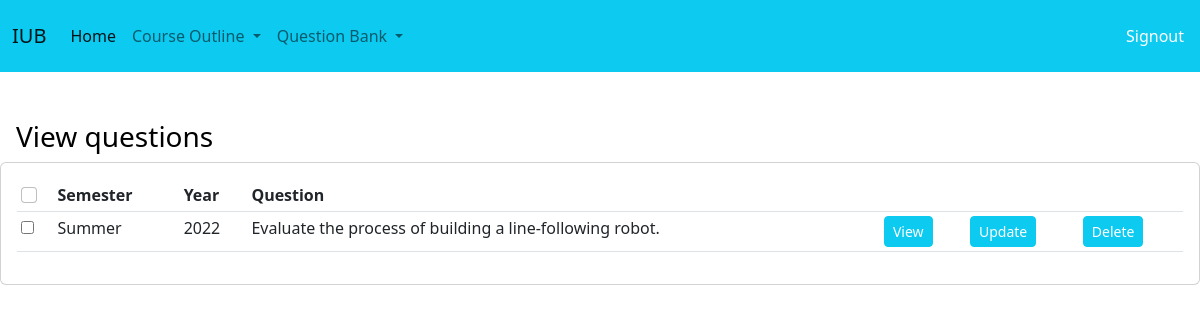
Page /drafts/ on the earlier database version.
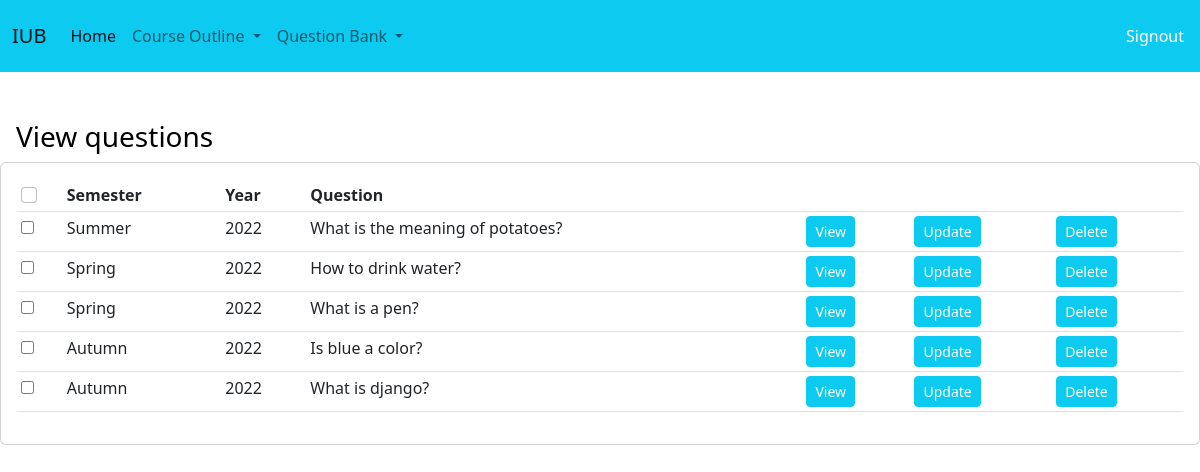
Same page on the later database version.
### bank/models.py (models this page shows)
class Question(models.Model):
    SEMS=(
        ('Summer','Summer'),
        ('Spring','Spring'),
        ('Autumn', 'Autumn')
    )
    semester=models.CharField(max_length=6, choices=SEMS)
    year=models.IntegerField(default=2022)
    duration=models.IntegerField()
    question=models.TextField(max_length=500)
    mark=models.FloatField()
    correctAns=models.TextField(max_length=1000)

### bank/views.py (the view)
# urls.py: path('drafts/', views.drafts,name="drafts_"),
def drafts(request):
    questions=Question.objects.all()
    return render(request, 'bank/viewQuestions.html',{'questions':questions})

### bank/templates/bank/viewQuestions.html (shortened to what this page needs)
{% extends 'bank/base.html' %}
{% block title %}
View questions
{% endblock %}
{% block content %}
    <div class="card card-body">
        <table class="table table-sm">
            <tr>
				<th><input class="form-check-input" type="checkbox" id="selectall"/></th>
                <th>Semester</th>
                <th>Year</th>
                <th>Question</th>
                <th></th>
                <th></th>
				<th></th>
            </tr>
            {% for ques in questions %}
            <tr>
				<td><input type="checkbox" class="checkthis" /></td>
                <td>{{ques.semester}}</td>
                <td>{{ques.year}}</td>
                <td>{{ques.question}}</td>
                <td><a class="btn btn-sm btn-info text-white" href="{% url 'show_Question' ques.id %}">View</a></td>
                <td><a class="btn btn-sm btn-info text-white" href="{% url 'update_Question' ques.id %} ">Update</a></td>
				<td><a class="btn btn-sm btn-info text-white" href="{% url 'delete_Question' ques.id %}">Delete</a></td>
			</tr>
            {% endfor %}
        </table>
    </div>
{% endblock %}

### bank/templates/bank/base.html (shortened to what this page needs)
<!DOCTYPE html>
<html lang="en">
<head>
    {% include 'bank/navbar_.html' %}
    <h3  class="mt-5 ms-3 text-black">
    {% block title %}
    {% endblock %}
    </h3>
    <link href="https://cdn.jsdelivr.net/npm/bootstrap@5.2.2/dist/css/bootstrap.min.css" rel="stylesheet">
</head>
<body>
    {% block content %}
</body>
</html>

### bank/templates/bank/navbar_.html (shortened to what this page needs)
{% load static %}
<nav class="navbar navbar-expand-lg bg-info">
    <div class="container-fluid">
      <a class="navbar-brand" href="#">IUB</a>
      <div class="collapse navbar-collapse" id="navbarSupportedContent">
        <ul class="navbar-nav me-auto mb-2 mb-lg-0">
          <li class="nav-item">
            <a class="nav-link active" aria-current="page" href="{% url 'dashboard' %}">Home</a>
          </li>
          <li class="nav-item dropdown">
            <a class="nav-link dropdown-toggle" href="#" role="button" data-bs-toggle="dropdown" aria-expanded="false">
              Course Outline
            </a>
          </li>
          <li class="nav-item dropdown">
            <a class="nav-link dropdown-toggle" href="#" role="button" data-bs-toggle="dropdown" aria-expanded="false">
              Question Bank
            </a>
          </li>
        </ul>
      </div>
    </div>
          <ul class="nav navbar-nav navbar-right p-3">
            <li><a href="{% url 'login' %}" class=" text-decoration-none text-white">Signout</a></li>
          </ul>
      </nav>

Differences in the rows shown:
changed Question "Summer": question "Evaluate the process of building a line-following robot." → "What is the meaning of potatoes?"
added Question: semester "Spring", year "2022", question "How to drink water?"
added Question: semester "Spring", year "2022", question "What is a pen?"
added Question: semester "Autumn", year "2022", question "Is blue a color?"
added Question: semester "Autumn", year "2022", question "What is django?"
